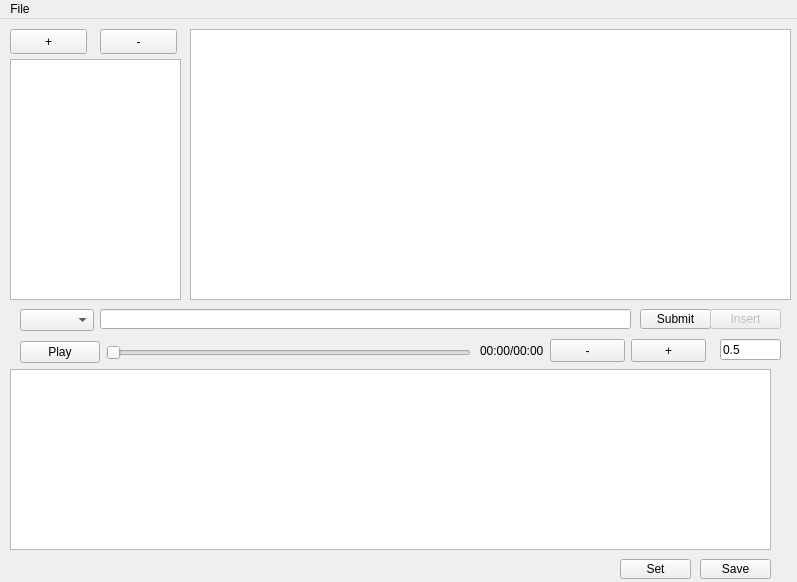
<?xml version="1.0" encoding="UTF-8"?>
<ui version="4.0">
 <class>MainWindow</class>
 <widget class="QMainWindow" name="MainWindow">
  <property name="geometry">
   <rect>
    <x>0</x>
    <y>0</y>
    <width>797</width>
    <height>582</height>
   </rect>
  </property>
  <property name="windowTitle">
   <string>MainWindow</string>
  </property>
  <widget class="QWidget" name="centralWidget">
   <widget class="QComboBox" name="comboBox">
    <property name="geometry">
     <rect>
      <x>20</x>
      <y>290</y>
      <width>74</width>
      <height>22</height>
     </rect>
    </property>
   </widget>
   <widget class="QLineEdit" name="lineEdit">
    <property name="geometry">
     <rect>
      <x>720</x>
      <y>320</y>
      <width>61</width>
      <height>21</height>
     </rect>
    </property>
    <property name="text">
     <string>0.5</string>
    </property>
   </widget>
   <widget class="QListWidget" name="personal">
    <property name="geometry">
     <rect>
      <x>10</x>
      <y>40</y>
      <width>171</width>
      <height>241</height>
     </rect>
    </property>
   </widget>
   <widget class="QPushButton" name="personDButton">
    <property name="geometry">
     <rect>
      <x>100</x>
      <y>10</y>
      <width>77</width>
      <height>25</height>
     </rect>
    </property>
    <property name="text">
     <string>-</string>
    </property>
   </widget>
   <widget class="QLineEdit" name="addSubtitleText">
    <property name="geometry">
     <rect>
      <x>100</x>
      <y>290</y>
      <width>531</width>
      <height>20</height>
     </rect>
    </property>
   </widget>
   <widget class="QListWidget" name="listWidget">
    <property name="geometry">
     <rect>
      <x>190</x>
      <y>10</y>
      <width>601</width>
      <height>271</height>
     </rect>
    </property>
    <property name="contextMenuPolicy">
     <enum>Qt::CustomContextMenu</enum>
    </property>
   </widget>
   <widget class="QWidget" name="horizontalLayoutWidget">
    <property name="geometry">
     <rect>
      <x>20</x>
      <y>320</y>
      <width>451</width>
      <height>27</height>
     </rect>
    </property>
    <layout class="QHBoxLayout" name="horizontalLayout">
     <item>
      <widget class="QPushButton" name="playButton">
       <property name="text">
        <string>Play</string>
       </property>
       <property name="default">
        <bool>false</bool>
       </property>
      </widget>
     </item>
     <item>
      <widget class="QSlider" name="horizontalSlider">
       <property name="maximum">
        <number>999</number>
       </property>
       <property name="value">
        <number>0</number>
       </property>
       <property name="sliderPosition">
        <number>0</number>
       </property>
       <property name="orientation">
        <enum>Qt::Horizontal</enum>
       </property>
      </widget>
     </item>
    </layout>
   </widget>
   <widget class="QPushButton" name="personIButton">
    <property name="geometry">
     <rect>
      <x>10</x>
      <y>10</y>
      <width>77</width>
      <height>25</height>
     </rect>
    </property>
    <property name="text">
     <string>+</string>
    </property>
   </widget>
   <widget class="QPushButton" name="submit">
    <property name="geometry">
     <rect>
      <x>640</x>
      <y>290</y>
      <width>71</width>
      <height>20</height>
     </rect>
    </property>
    <property name="text">
     <string>Submit</string>
    </property>
   </widget>
   <widget class="QLabel" name="timeShow">
    <property name="geometry">
     <rect>
      <x>480</x>
      <y>319</y>
      <width>71</width>
      <height>25</height>
     </rect>
    </property>
    <property name="text">
     <string>00:00/00:00</string>
    </property>
   </widget>
   <widget class="QPushButton" name="timeIButton">
    <property name="geometry">
     <rect>
      <x>631</x>
      <y>320</y>
      <width>75</width>
      <height>23</height>
     </rect>
    </property>
    <property name="text">
     <string>+</string>
    </property>
   </widget>
   <widget class="QPushButton" name="timeDButton">
    <property name="geometry">
     <rect>
      <x>550</x>
      <y>320</y>
      <width>75</width>
      <height>23</height>
     </rect>
    </property>
    <property name="text">
     <string>-</string>
    </property>
   </widget>
   <widget class="QPlainTextEdit" name="plainTextEdit">
    <property name="geometry">
     <rect>
      <x>10</x>
      <y>350</y>
      <width>761</width>
      <height>181</height>
     </rect>
    </property>
   </widget>
   <widget class="QPushButton" name="Save">
    <property name="geometry">
     <rect>
      <x>700</x>
      <y>540</y>
      <width>71</width>
      <height>20</height>
     </rect>
    </property>
    <property name="text">
     <string>Save</string>
    </property>
   </widget>
   <widget class="QPushButton" name="insertBtn">
    <property name="enabled">
     <bool>false</bool>
    </property>
    <property name="geometry">
     <rect>
      <x>710</x>
      <y>290</y>
      <width>71</width>
      <height>20</height>
     </rect>
    </property>
    <property name="text">
     <string>Insert</string>
    </property>
   </widget>
   <widget class="QPushButton" name="setBtn">
    <property name="geometry">
     <rect>
      <x>620</x>
      <y>540</y>
      <width>71</width>
      <height>20</height>
     </rect>
    </property>
    <property name="text">
     <string>Set</string>
    </property>
   </widget>
  </widget>
  <widget class="QMenuBar" name="menuBar">
   <property name="geometry">
    <rect>
     <x>0</x>
     <y>0</y>
     <width>797</width>
     <height>17</height>
    </rect>
   </property>
   <widget class="QMenu" name="menu">
    <property name="title">
     <string>File</string>
    </property>
    <addaction name="action"/>
    <addaction name="actionOpen_Subtitle"/>
   </widget>
   <addaction name="menu"/>
  </widget>
  <action name="action">
   <property name="text">
    <string>Open MP3</string>
   </property>
  </action>
  <action name="actionOpen_Subtitle">
   <property name="text">
    <string>Open Subtitle</string>
   </property>
  </action>
 </widget>
 <resources/>
 <connections/>
</ui>
